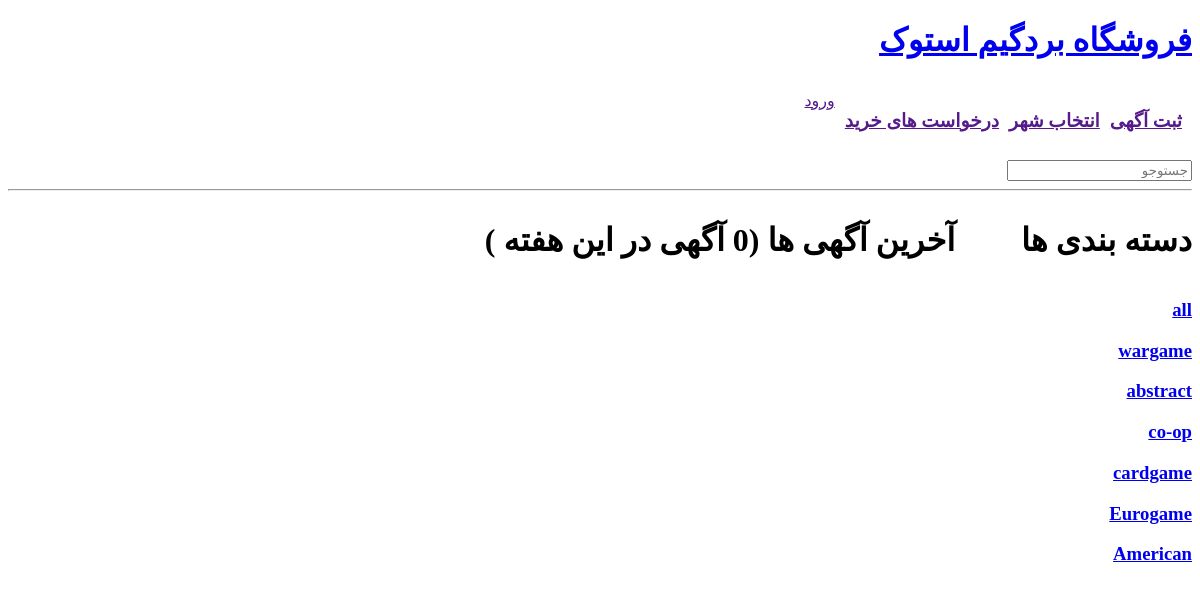
Page /?q=Eurogame on the earlier database version.
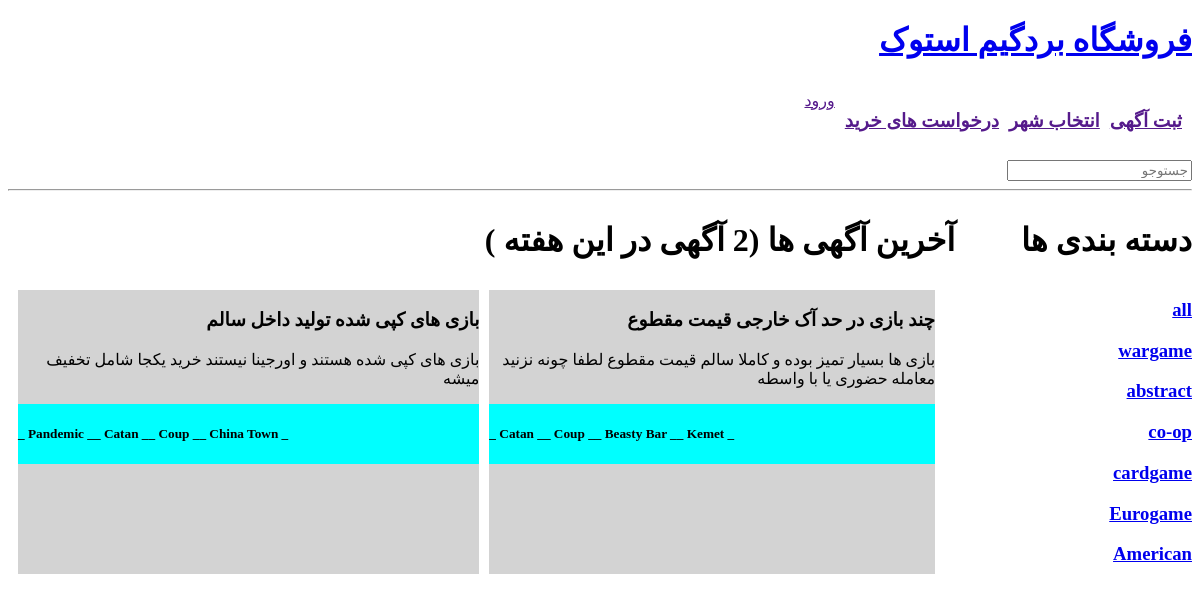
Same page on the later database version.
### base/models.py (models this page shows, shortened)
class Topic(models.Model):
    name = models.CharField(max_length=200,null=True)

class Deal(models.Model):
    STATUS = [
        ('0','OPEN DEAL'),
        ('1','SOLD'),
        ('2','SEMI SOLD'),
        ('3','UNKNOWN'),
    ]
    title = models.CharField(max_length=200,null=True)
    description = models.TextField(max_length=1500,null=True,blank=True)
    seller = models.ForeignKey(User,null=True,on_delete=models.CASCADE,related_name='seller')
    buyer = models.ManyToManyField(User,related_name='buyer',null=True,blank=True)
    stock = models.ManyToManyField('Boardgame',related_name='stock',null=True,blank=True)
    totalPrice = models.IntegerField(default=0,validators=[
            MaxValueValidator(100000000),
            MinValueValidator(50000),
        ])
    created = models.DateTimeField(auto_now_add=True)
    updated = models.DateTimeField(auto_now=True)
    dealDate = models.DateField(null=True,blank=True)
    status = models.CharField(default=0,max_length=1,choices=STATUS)
    sellerToughts = models.TextField(max_length=500,null=True,blank=True)
    buyerToughts = models.TextField(max_length=500,null=True,blank=True)
    class Meta:
        ordering = ['-updated','-created']

class Boardgame(models.Model):
    MADE_IN = [
        ('0','IRANI'),
        ('1','KHAREJI'),
    ]
    name = models.CharField(max_length=200,null=True)
    price = models.IntegerField(null=True,validators=[
            MaxValueValidator(100000000),
            MinValueValidator(10000),
        ])
    description = models.TextField(max_length=1500,null=True,blank=True)
    made = models.CharField(default=0,max_length=1,choices=MADE_IN)
    topics = models.ManyToManyField('Topic',related_name='topics',null=True,blank=True)
    rank = models.IntegerField(null=True,blank=True,validators=[
            MaxValueValidator(5000),
            MinValueValidator(1),
        ])
    players = models.CharField(max_length=10,blank=True,null=True)
    duration = models.IntegerField(null=True,blank=True,validators=[
            MaxValueValidator(600),
            MinValueValidator(1),
        ])
    complexity = models.DecimalField(max_digits=3, decimal_places=2,null=True,blank=True)
    designer = models.CharField(max_length=100,null=True,blank=True)
    publisher = models.CharField(max_length=100,null=True,blank=True)
    publisher = models.CharField(max_length=100,null=True,blank=True)

### base/views.py (the view)
# urls.py: 2. Add a URL to urlpatterns:  path('', views.home, name='home')
def home(request):
    q = request.GET.get('q') if request.GET.get('q') != None else ''
    deals = Deal.objects.filter(Q(stock__topics__name__icontains=q)).distinct()
    topics = Topic.objects.all()
    context = {'deals':deals,'topics':topics}
    return render(request,'base/home.html',context)

### base/templates/base/home.html (shortened to what this page needs)
{% extends 'main.html' %}
{% block content %}
<div class="home-container">
    <h1 dir="rtl" align="right"> آخرین آگهی ها ({{deals.count}} آگهی در این هفته ) </h1>
    <h1 dir="rtl" align="right">دسته بندی ها </h1>
    <div class="grid-container">
        {% for deal in deals %}
        <div class="grid-item-container">
            <h3 dir="rtl">{{deal.title}}</h3>
            <p dir="rtl">{{deal.description}}</p>
            <div class="game-name-container">
                {% for boardgame in deal.stock.all %}
                <h5> _ {{boardgame.name}} _ </h5>
                {% endfor %}
            </div>
        </div>
        {% endfor %}
    </div>
    <div>
        <a href="{% url 'homeurl' %}?q="><h3 dir="rtl">all</h3></a>
        {% for topic in topics %}
        <a href="{% url 'homeurl' %}?q={{topic.name}}"><h3 dir="rtl">{{topic.name}}</h3></a>
        {% endfor %}
    </div>
</div>
{% endblock %}

Differences in the rows shown:
added Deal: title "بازی های کپی شده تولید داخل سالم", description "بازی های کپی شده هستند و اورجینا نیستند خرید یکجا شامل تخفیف میشه"
now on this page (row unchanged): Boardgame: name "Pandemic", shown under "بازی های کپی شده تولید داخل سالم"
now on this page (row unchanged): Boardgame: name "Catan"
added Boardgame: name "Coup"
added Boardgame: name "China Town", shown under "بازی های کپی شده تولید داخل سالم"
added Deal: title "چند بازی در حد آک خارجی قیمت مقطوع", description "بازی ها بسیار تمیز بوده و کاملا سالم قیمت مقطوع لطفا چونه نزنید معامله حضوری یا با واسطه"
added Boardgame: name "Beasty Bar", shown under "چند بازی در حد آک خارجی قیمت مقطوع"
added Boardgame: name "Kemet", shown under "چند بازی در حد آک خارجی قیمت مقطوع"
Other differences:
{{ deals.count }}: "0" → "2"
